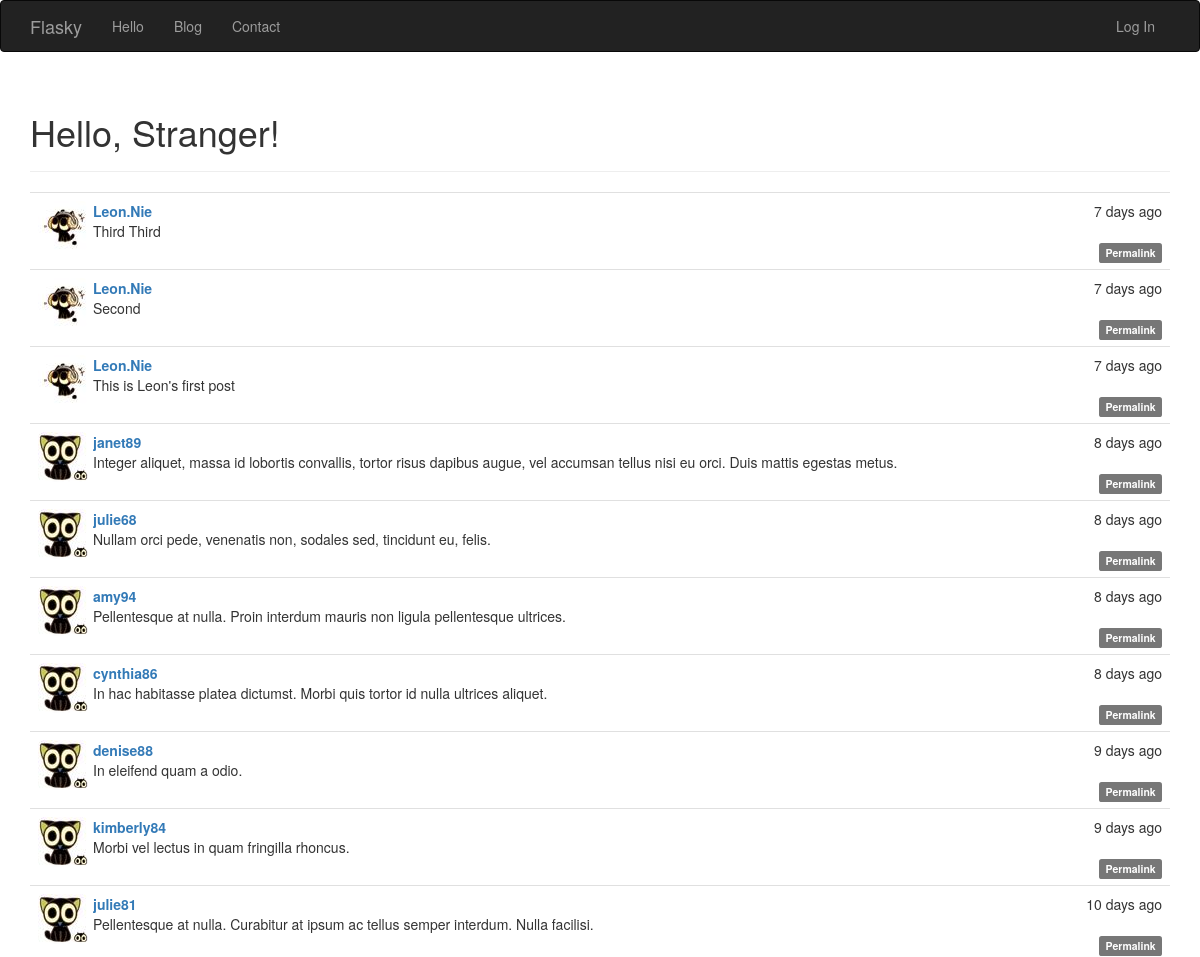
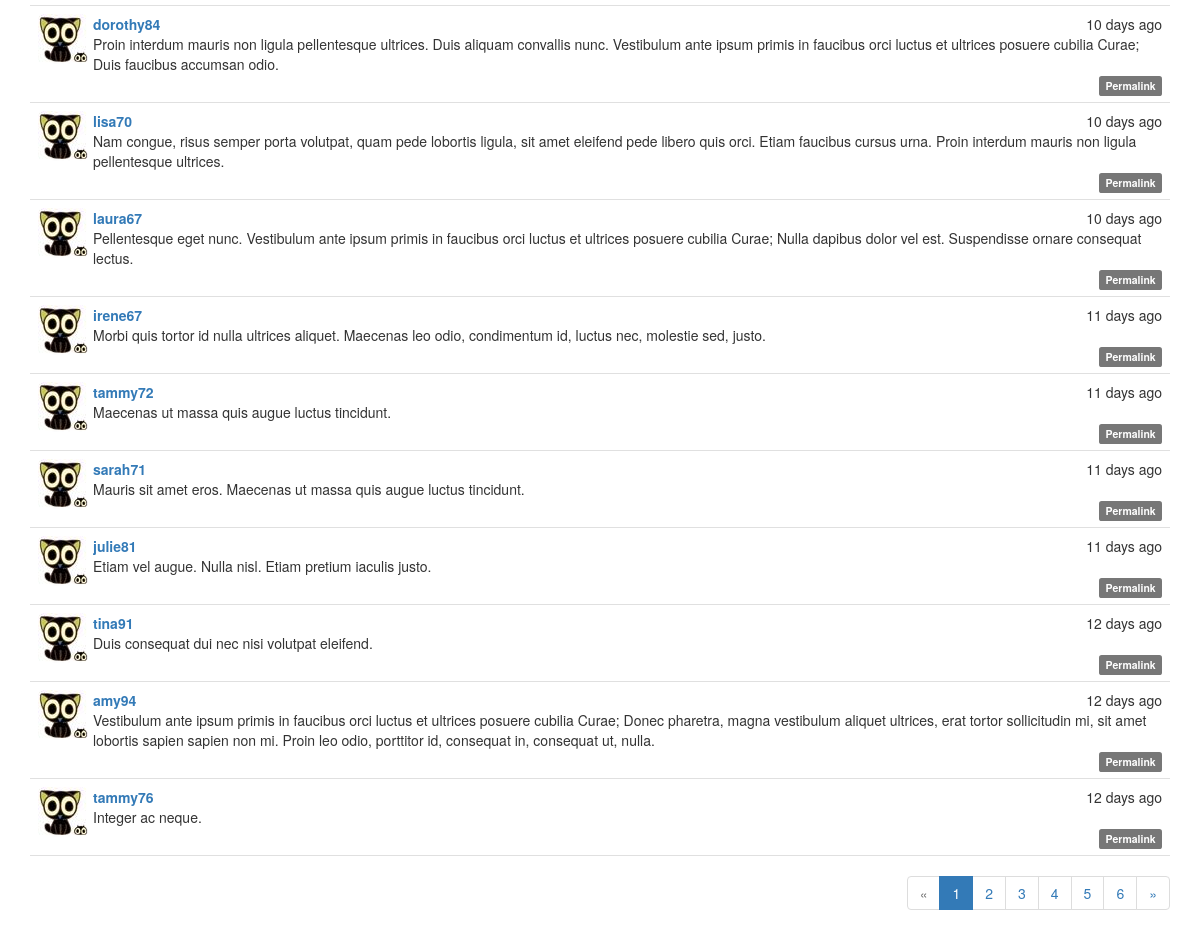
/blog/, run on an earlier commit of the app's database (2 pictures, top to bottom).
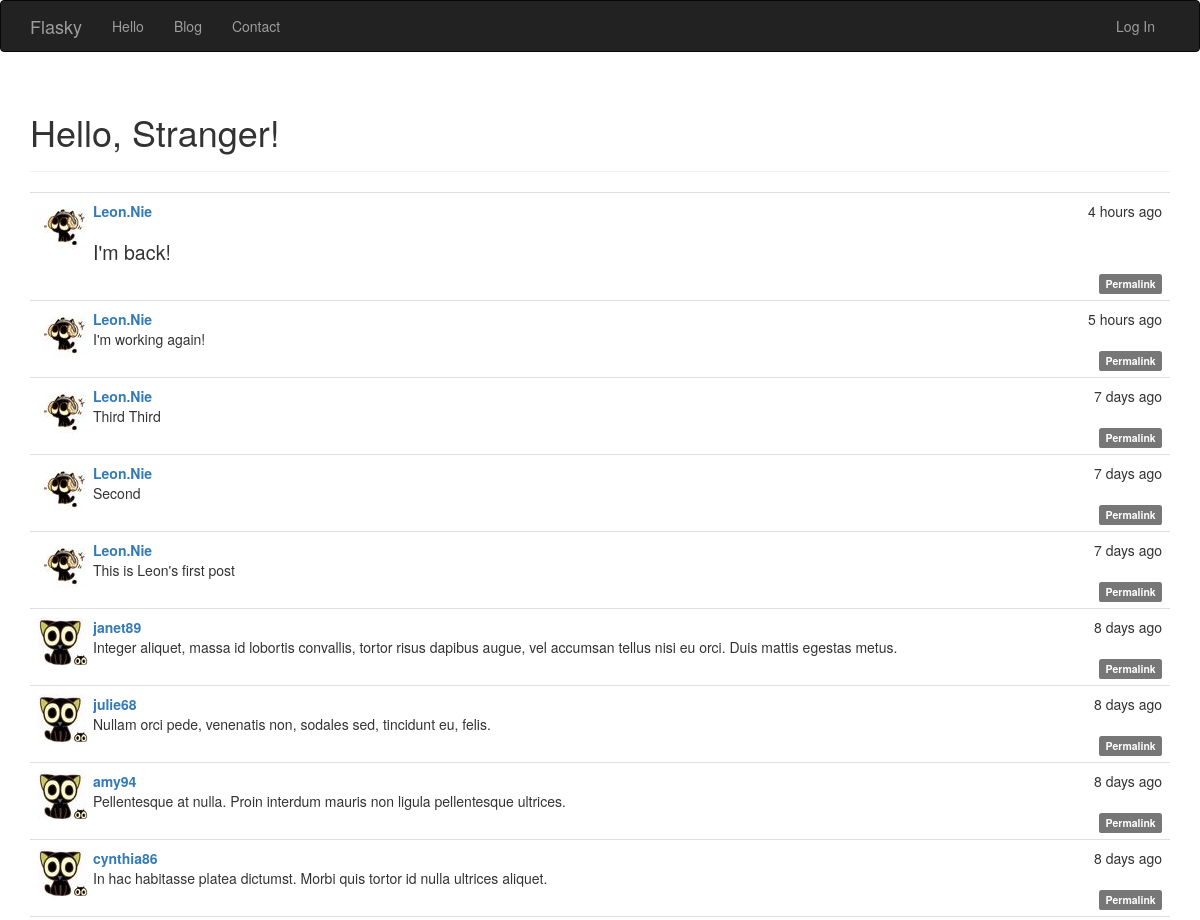
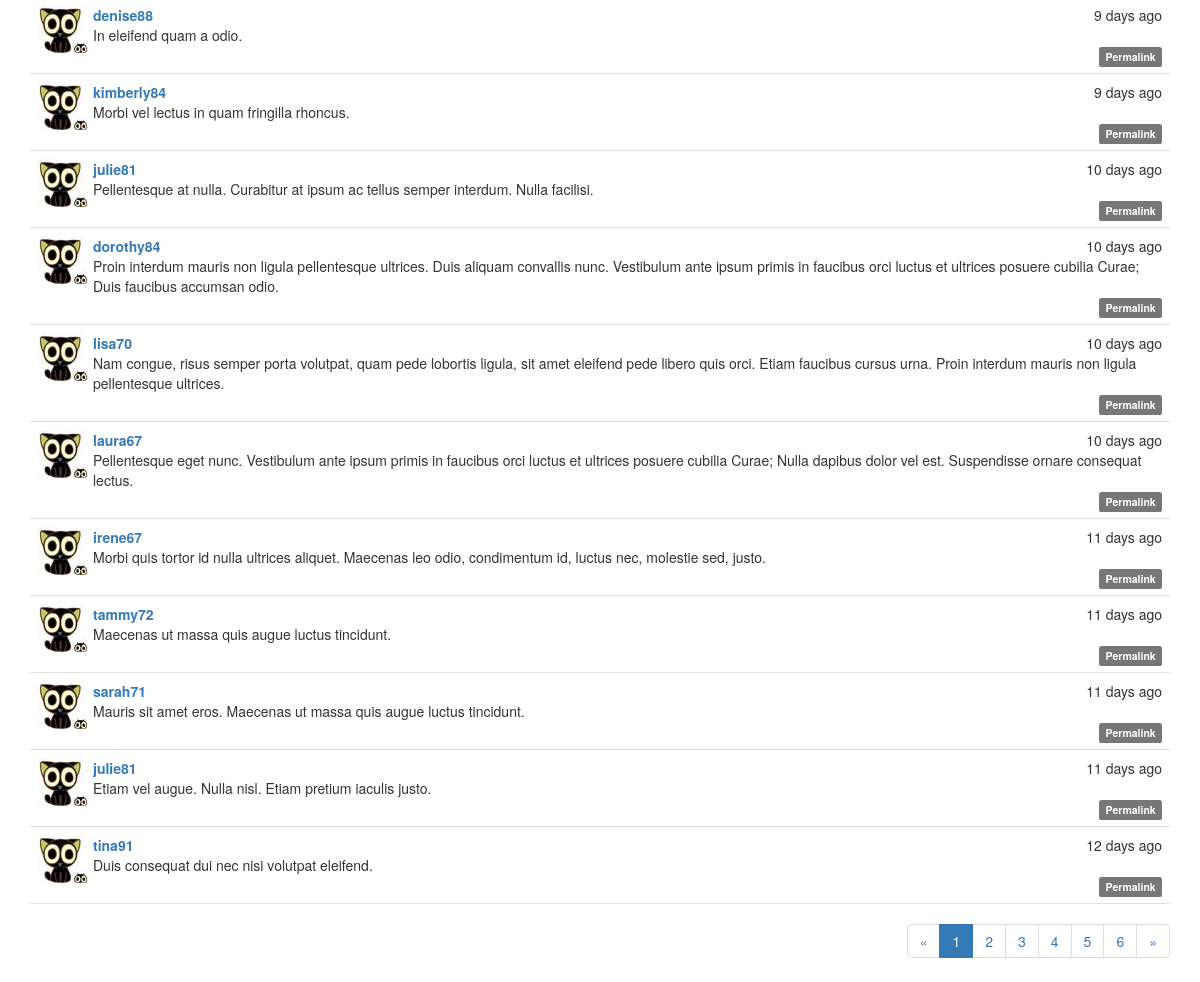
And on a later commit of the database (2 pictures, top to bottom).
### app/models.py (models this page shows, shortened)
class Post(db.Model):
    __tablename__ = 'posts'
    id = db.Column(db.Integer, primary_key=True)
    body = db.Column(db.Text)
    body_html = db.Column(db.Text)
    timestamp = db.Column(db.DateTime, index=True, default=datetime.utcnow)
    author_id = db.Column(db.Integer, db.ForeignKey('users.id'))

class User(UserMixin, db.Model):
    __tablename__ = 'users'
    id = db.Column(db.Integer, primary_key=True)
    email = db.Column(db.String(64), unique=True, index=True)
    username = db.Column(db.String(64), unique=True, index=True)
    role_id = db.Column(db.Integer, db.ForeignKey('roles.id'))
    password_hash = db.Column(db.String(128))
    confirmed = db.Column(db.BOOLEAN, default=False)
    name = db.Column(db.String(64))
    location = db.Column(db.String(64))
    about_me = db.Column(db.Text())
    Ico = db.Column(db.Integer, default='2')
    member_since = db.Column(db.DateTime(), default=datetime.utcnow)  # 注册时间，db.Column()参数可以接受函数为参数
    last_seen = db.Column(db.DateTime, default=datetime.utcnow)  # 最后登录时间
    posts = db.relationship('Post', backref='author', lazy='dynamic')
    @property
    def password(self):
        raise AttributeError('Password is not a readable attribute')
    def IDIco(self, size='big'):
        if self.Ico is not None:
            if size == "mid":
                url = '../static/avatar/' + str(self.Ico) + '_mid.jpg'
            elif size == "li":
                url = '../static/avatar/' + str(self.Ico) + '_li.jpg'
            else:
                url = '../static/avatar/' + str(self.Ico) + '.jpg'
            return url

### app/main/views.py (the view)
@main.route('/blog/', methods=['GET', 'POST'])
def blog():  # view function
    form = PostForm()
    if current_user.can(Permission.WRITE_ARTICLES) and form.validate_on_submit():
        post = Post(body=form.body.data, author=current_user._get_current_object())
        db.session.add(post)
        return redirect(url_for('.blog'))
    page = request.args.get('page', 1, type=int)
    pagination = Post.query.order_by(Post.timestamp.desc()). \
        paginate(page, per_page=current_app.config['FLASKY_POSTS_PER_PAGE'], error_out=False)  # 默认每页显示20
    posts = pagination.items
    return render_template('blog.html', form=form, posts=posts, pagination=pagination)

### app/auth/views.py (called while the page is built)
@auth.before_app_request
def before_request():
    if current_user.is_authenticated:
        current_user.ping()

### app/main/__init__.py (called while the page is built)
@main.app_context_processor
def inject_permissions():
    return dict(Permission=Permission)

### app/models.py (called while the page is built)
    def can(self, permissions):
        return False

    def is_administrator(self):
        return False

### app/templates/blog.html (shortened to what this page needs)
{% extends "base.html" %}
{% import "bootstrap/wtf.html" as wtf %}
{% import "_macros.html" as macros %}.
{% block page_content %}
    <div class="page-header">
        <h1>Hello,
            {% if current_user.is_authenticated %}{{ current_user.username }}
            {% else %}Stranger{% endif %}!</h1>
    </div>
    {% include '_posts.html' %}
    {% if pagination %}
        <div class="pagination">
            {{ macros.pagination_widget(pagination, '.blog') }}
        </div>
    {% endif %}
{% endblock %}

### app/templates/_posts.html (shortened to what this page needs)
<ul class="posts">
    {% for post in posts %}
        <li class="post">
            <div class="post-thumbnail">
                <a href="{{ url_for('.user', username=post.author.username) }}">
                    <img class="img-rounded profile-thumbnail" src="{{ post.author.IDIco('mid') }}">
                </a>
            </div>
            <div class="post-content">
                <div class="post-date">{{ moment(post.timestamp).fromNow() }}</div>
                <div class="post-author">
                    <a href="{{ url_for('.user', username=post.author.username) }}">{{ post.author.username }}</a>
                </div>
                <div class="post-body">
                    {% if post.body_html %}
                        {{ post.body_html|safe }}
                    {% else %}
                        {{ post.body }}
                    {% endif %}
                </div>
                <div class="post-footer">
                    <a href="{{ url_for('.post', id=post.id) }}">
                        <span class="label label-default">Permalink</span>
                    </a>
                </div>
            </div>
        </li>
    {% endfor %}
</ul>

What changed in the data, as far as the page shows it:
no longer on this page (row unchanged): Post: timestamp "12 days ago", author.username "amy94", body "Vestibulum ante ipsum primis in faucibus orci luctus et ultrices posuere cubilia Curae; Donec pharetra, magna vestibulum aliquet ultrices, erat tortor sollicitudin mi, sit amet lobortis sapien sapien non mi. Proin leo odio, porttitor id, consequat in, consequat ut, nulla."
no longer on this page (row unchanged): Post: timestamp "12 days ago", author.username "tammy76", body "Integer ac neque."
added Post: timestamp "4 hours ago", author.username "Leon.Nie", body_html "I'm back!"
added Post: timestamp "5 hours ago", author.username "Leon.Nie", body "I'm working again!"
